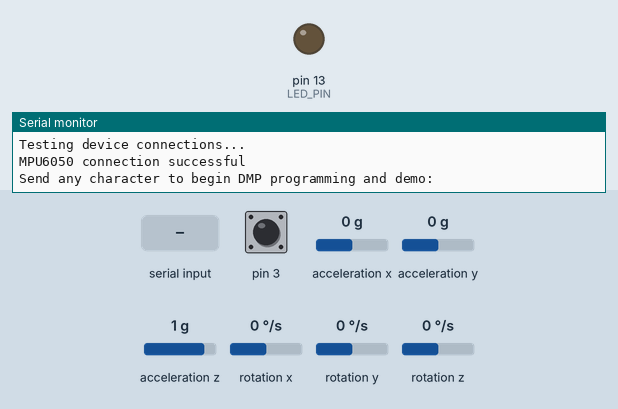
Recording of a sketch running on a simulated Arduino Leonardo, built with avr-gcc and run on an emulated ATmega32U4. Parts: output pins drawn as LEDs (lit = HIGH), the last lines printed to the serial monitor. The test bench sets the inputs (shaded band); at power-on: pin 3 HIGH, acceleration x 0 g, acceleration y 0 g, acceleration z 1 g, rotation x 0 °/s, rotation y 0 °/s, rotation z 0 °/s. The sensor or clock chip raises its interrupt line as the real part does.

Above: at 0.8 s.
0.9 s: "y\n" received over Serial
3.0 s: byte 121 ('y') received over Serial
At 4.0 s:
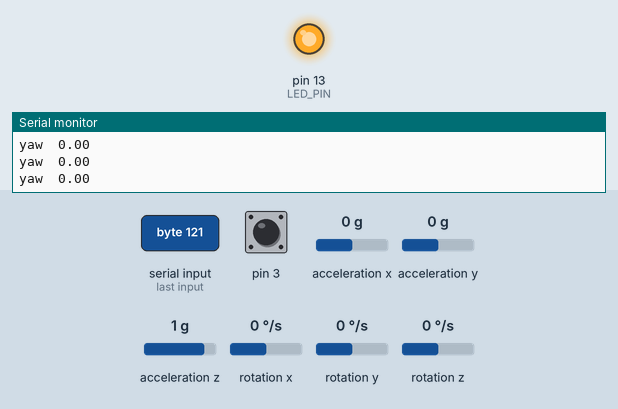
4.5 s: byte 110 ('n') received over Serial
At 5.3 s:
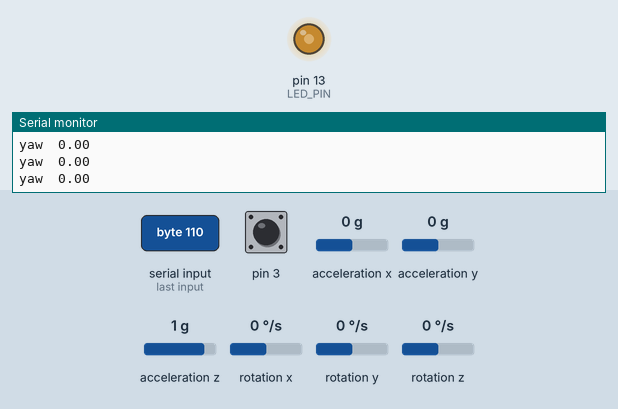
Timing chart, 0 to 7.5 s (numbered marks = the images above; inputs shaded):
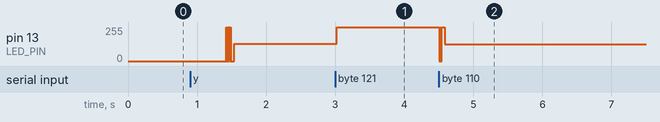

The sketch:

MPU6050_log.ino
```cpp
// I2C device class (I2Cdev) demonstration Arduino sketch for MPU6050 class using DMP (MotionApps v2.0)
// 6/21/2012 by Jeff Rowberg <jeff@rowberg.net>
// Updates should (hopefully) always be available at https://github.com/jrowberg/i2cdevlib
//
// Changelog:
//      2013-05-08 - added seamless Fastwire support
//                 - added note about gyro calibration
//      2012-06-21 - added note about Arduino 1.0.1 + Leonardo compatibility error
//      2012-06-20 - improved FIFO overflow handling and simplified read process
//      2012-06-19 - completely rearranged DMP initialization code and simplification
//      2012-06-13 - pull gyro and accel data from FIFO packet instead of reading directly
//      2012-06-09 - fix broken FIFO read sequence and change interrupt detection to RISING
//      2012-06-05 - add gravity-compensated initial reference frame acceleration output
//                 - add 3D math helper file to DMP6 example sketch
//                 - add Euler output and 0Yaw/Pitch/Roll output formats
//      2012-06-04 - remove accel offset clearing for better results (thanks Sungon Lee)
//      2012-06-01 - fixed gyro sensitivity to be 2000 deg/sec instead of 250
//      2012-05-30 - basic DMP initialization working

/* ============================================
I2Cdev device library code is placed under the MIT license
Copyright (c) 2012 Jeff Rowberg

Permission is hereby granted, free of charge, to any person obtaining a copy
of this software and associated documentation files (the "Software"), to deal
in the Software without restriction, including without limitation the rights
to use, copy, modify, merge, publish, distribute, sublicense, and/or sell
copies of the Software, and to permit persons to whom the Software is
furnished to do so, subject to the following conditions:

The above copyright notice and this permission notice shall be included in
all copies or substantial portions of the Software.

THE SOFTWARE IS PROVIDED "AS IS", WITHOUT WARRANTY OF ANY KIND, EXPRESS OR
IMPLIED, INCLUDING BUT NOT LIMITED TO THE WARRANTIES OF MERCHANTABILITY,
FITNESS FOR A PARTICULAR PURPOSE AND NONINFRINGEMENT. IN NO EVENT SHALL THE
AUTHORS OR COPYRIGHT HOLDERS BE LIABLE FOR ANY CLAIM, DAMAGES OR OTHER
LIABILITY, WHETHER IN AN ACTION OF CONTRACT, TORT OR OTHERWISE, ARISING FROM,
OUT OF OR IN CONNECTION WITH THE SOFTWARE OR THE USE OR OTHER DEALINGS IN
THE SOFTWARE.
===============================================
*/

// I2Cdev and MPU6050 must be installed as libraries, or else the .cpp/.h files
// for both classes must be in the include path of your project
#include "I2Cdev.h"

#include "MPU6050_6Axis_MotionApps20.h"
//#include "MPU6050.h" // not necessary if using MotionApps include file

// Arduino Wire library is required if I2Cdev I2CDEV_ARDUINO_WIRE implementation
// is used in I2Cdev.h
#if I2CDEV_IMPLEMENTATION == I2CDEV_ARDUINO_WIRE
    #include "Wire.h"
#endif

// class default I2C address is 0x68
// specific I2C addresses may be passed as a parameter here
// AD0 low = 0x68 (default for SparkFun breakout and InvenSense evaluation board)
// AD0 high = 0x69
MPU6050 mpu;
//MPU6050 mpu(0x69); // <-- use for AD0 high

/* =========================================================================
   NOTE: In addition to connection 3.3v, GND, SDA, and SCL, this sketch
   depends on the MPU-6050's INT pin being connected to the Arduino's
   external interrupt #0 pin. On the Arduino Uno and Mega 2560, this is
   digital I/O pin 2.
 * ========================================================================= */

/* =========================================================================
   NOTE: Arduino v1.0.1 with the Leonardo board generates a compile error
   when using Serial.write(buf, len). The Teapot output uses this method.
   The solution requires a modification to the Arduino USBAPI.h file, which
   is fortunately simple, but annoying. This will be fixed in the next IDE
   release. For more info, see these links:

   http://arduino.cc/forum/index.php/topic,109987.0.html
   http://code.google.com/p/arduino/issues/detail?id=958
 * ========================================================================= */


// uncomment "OUTPUT_READABLE_QUATERNION" if you want to see the actual
// quaternion components in a [w, x, y, z] format (not best for parsing
// on a remote host such as Processing or something though)
//#define OUTPUT_READABLE_QUATERNION

// uncomment "OUTPUT_READABLE_EULER" if you want to see Euler angles
// (in degrees) calculated from the quaternions coming from the FIFO.
// Note that Euler angles suffer from gimbal lock (for more info, see
// http://en.wikipedia.org/wiki/Gimbal_lock)
//#define OUTPUT_READABLE_EULER

// uncomment "OUTPUT_READABLE_YAWPITCHROLL" if you want to see the yaw/
// pitch/roll angles (in degrees) calculated from the quaternions coming
// from the FIFO. Note this also requires gravity vector calculations.
// Also note that yaw/pitch/roll angles suffer from gimbal lock (for
// more info, see: http://en.wikipedia.org/wiki/Gimbal_lock)
#define OUTPUT_READABLE_YAWPITCHROLL

// uncomment "OUTPUT_READABLE_REALACCEL" if you want to see acceleration
// components with gravity removed. This acceleration reference frame is
// not compensated for orientation, so +X is always +X according to the
// sensor, just without the effects of gravity. If you want acceleration
// compensated for orientation, us OUTPUT_READABLE_WORLDACCEL instead.
//#define OUTPUT_READABLE_REALACCEL

// uncomment "OUTPUT_READABLE_WORLDACCEL" if you want to see acceleration
// components with gravity removed and adjusted for the world frame of
// reference (yaw is relative to initial orientation, since no magnetometer
// is present in this case). Could be quite handy in some cases.
//#define OUTPUT_READABLE_WORLDACCEL

// uncomment "OUTPUT_TEAPOT" if you want output that matches the
// format used for the InvenSense teapot demo
//#define OUTPUT_TEAPOT


#define LED_PIN 13 // (Arduino is 13, Teensy is 11, Teensy++ is 6)
#include <SoftwareSerial.h>
bool blinkState = false;

// MPU control/status vars
bool dmpReady = false;  // set true if DMP init was successful
uint8_t mpuIntStatus;   // holds actual interrupt status byte from MPU
uint8_t devStatus;      // return status after each device operation (0 = success, !0 = error)
uint16_t packetSize;    // expected DMP packet size (default is 42 bytes)
uint16_t fifoCount;     // count of all bytes currently in FIFO
uint8_t fifoBuffer[64]; // FIFO storage buffer

// orientation/motion vars
Quaternion q;           // [w, x, y, z]         quaternion container
VectorInt16 aa;         // [x, y, z]            accel sensor measurements
VectorInt16 aaReal;     // [x, y, z]            gravity-free accel sensor measurements
VectorInt16 aaWorld;    // [x, y, z]            world-frame accel sensor measurements
VectorFloat gravity;    // [x, y, z]            gravity vector
float euler[3];         // [psi, theta, phi]    Euler angle container
float ypr[3];           // [yaw, pitch, roll]   yaw/pitch/roll container and gravity vector

float emin[3];
float emax[3];

// packet structure for InvenSense teapot demo
uint8_t teapotPacket[14] = { '$', 0x02, 0,0, 0,0, 0,0, 0,0, 0x00, 0x00, '\r', '\n' };

SoftwareSerial blt(7,8);

// ================================================================
// ===               INTERRUPT DETECTION ROUTINE                ===
// ================================================================

volatile bool mpuInterrupt = false;     // indicates whether MPU interrupt pin has gone high
void dmpDataReady() {
    mpuInterrupt = true;
}


// ================================================================
// ===                      INITIAL SETUP                       ===
// ================================================================

void setup() {
    // join I2C bus (I2Cdev library doesn't do this automatically)
    #if I2CDEV_IMPLEMENTATION == I2CDEV_ARDUINO_WIRE
        Wire.begin();
        TWBR = 24; // 400kHz I2C clock (200kHz if CPU is 8MHz)
    #elif I2CDEV_IMPLEMENTATION == I2CDEV_BUILTIN_FASTWIRE
        Fastwire::setup(400, true);
    #endif

    // initialize serial communication
    // (115200 chosen because it is required for Teapot Demo output, but it's
    // really up to you depending on your project)
    Serial.begin(115200);
    blt.begin(9600);
    while (!Serial); // wait for Leonardo enumeration, others continue immediately

    // NOTE: 8MHz or slower host processors, like the Teensy @ 3.3v or Ardunio
    // Pro Mini running at 3.3v, cannot handle this baud rate reliably due to
    // the baud timing being too misaligned with processor ticks. You must use
    // 38400 or slower in these cases, or use some kind of external separate
    // crystal solution for the UART timer.

    // initialize device
    Serial.println(F("Initializing I2C devices..."));
    mpu.initialize();

    // verify connection
    Serial.println(F("Testing device connections..."));
    Serial.println(mpu.testConnection() ? F("MPU6050 connection successful") : F("MPU6050 connection failed"));

    // wait for ready
    Serial.println(F("\nSend any character to begin DMP programming and demo: "));
    while (Serial.available() && Serial.read()); // empty buffer
    while (!Serial.available());                 // wait for data
    while (Serial.available() && Serial.read()); // empty buffer again

    // load and configure the DMP
    Serial.println(F("Initializing DMP..."));

    devStatus = mpu.dmpInitialize();

    // supply your own gyro offsets here, scaled for min sensitivity
    mpu.setXGyroOffset(220);
    mpu.setYGyroOffset(76);
    mpu.setZGyroOffset(-85);
    mpu.setZAccelOffset(1788); // 1688 factory default for my test chip

    // make sure it worked (returns 0 if so)
    if (devStatus == 0) {
        // turn on the DMP, now that it's ready
        Serial.println(F("Enabling DMP..."));
        mpu.setDMPEnabled(true);

        // enable Arduino interrupt detection
        Serial.println(F("Enabling interrupt detection (Arduino external interrupt 0)..."));
        attachInterrupt(0, dmpDataReady, RISING);
        mpuIntStatus = mpu.getIntStatus();

        // set our DMP Ready flag so the main loop() function knows it's okay to use it
        Serial.println(F("DMP ready! Waiting for first interrupt..."));
        dmpReady = true;

        // get expected DMP packet size for later comparison
        packetSize = mpu.dmpGetFIFOPacketSize();
    } else {
        // ERROR!
        // 1 = initial memory load failed
        // 2 = DMP configuration updates failed
        // (if it's going to break, usually the code will be 1)
        Serial.print(F("DMP Initialization failed (code "));
        Serial.print(devStatus);
        Serial.println(F(")"));
    }

    // configure LED for output
    pinMode(LED_PIN, OUTPUT);
}


// ================================================================
// ===                    MAIN PROGRAM LOOP                     ===
// ================================================================

enum STATE
{
    RECORD, PAUSE, STOP
};
bool readState = true;
void loop() {
    if(blt.available())
    {
        if(blt.read() == 'y')
            readState = true;
        else if(blt.read() == 'n')
        {
            readState = false;
            for(int i = 0; i<3; i++)
            {
                blt.print(emin[i]);
                blt.print("\t");
                blt.println(emax[i]);
            }
        }

    }
    // if programming failed, don't try to do anything
    if (!dmpReady) return;

    // wait for MPU interrupt or extra packet(s) available
    while (!mpuInterrupt && fifoCount < packetSize) {
        // other program behavior stuff here
        // .
        // .
        // .
        // if you are really paranoid you can frequently test in between other
        // stuff to see if mpuInterrupt is true, and if so, "break;" from the
        // while() loop to immediately process the MPU data
        // .
        // .
        // .
    }

    // reset interrupt flag and get INT_STATUS byte
    mpuInterrupt = false;
    mpuIntStatus = mpu.getIntStatus();

    // get current FIFO count
    fifoCount = mpu.getFIFOCount();

    // check for overflow (this should never happen unless our code is too inefficient)
    if ((mpuIntStatus & 0x10) || fifoCount == 1024) {
        // reset so we can continue cleanly
        mpu.resetFIFO();
        Serial.println(F("FIFO overflow!"));

    // otherwise, check for DMP data ready interrupt (this should happen frequently)
    }
    else if (mpuIntStatus & 0x02) {
        // wait for correct available data length, should be a VERY short wait
        while (fifoCount < packetSize) fifoCount = mpu.getFIFOCount();

        // read a packet from FIFO
        mpu.getFIFOBytes(fifoBuffer, packetSize);

        // track FIFO count here in case there is > 1 packet available
        // (this lets us immediately read more without waiting for an interrupt)
        fifoCount -= packetSize;

        #ifdef OUTPUT_READABLE_QUATERNION
            // display quaternion values in easy matrix form: w x y z
            mpu.dmpGetQuaternion(&q, fifoBuffer);
            Serial.print("quat\t");
            Serial.print(q.w);
            Serial.print("\t");
            Serial.print(q.x);
            Serial.print("\t");
            Serial.print(q.y);
            Serial.print("\t");
            Serial.println(q.z);
        #endif

        #ifdef OUTPUT_READABLE_EULER

            if(!readState)
                return;
            // display Euler angles in degrees
            mpu.dmpGetQuaternion(&q, fifoBuffer);
            mpu.dmpGetEuler(euler, &q);
            for(uint8_t i = 0; i < 3; i++)
            {
                emin[i] = min(euler[i], emin[i]);
                emax[i] = max(euler[i], emin[i]);
            }
            // Serial.print("euler\t");
            // Serial.print(euler[0] * 180/M_PI);
            // Serial.print("\t");
            // Serial.print(euler[1] * 180/M_PI);
            // Serial.print("\t");
            // Serial.println(euler[2] * 180/M_PI);
        #endif

        #ifdef OUTPUT_READABLE_YAWPITCHROLL
            // display Euler angles in degrees
            mpu.dmpGetQuaternion(&q, fifoBuffer);
            mpu.dmpGetGravity(&gravity, &q);
            mpu.dmpGetYawPitchRoll(ypr, &q, &gravity);
            Serial.print("yaw\t");
            Serial.println(ypr[0] * 180/M_PI);

        #endif

        #ifdef OUTPUT_READABLE_REALACCEL
            // display real acceleration, adjusted to remove gravity
            mpu.dmpGetQuaternion(&q, fifoBuffer);
            mpu.dmpGetAccel(&aa, fifoBuffer);
            mpu.dmpGetGravity(&gravity, &q);
            mpu.dmpGetLinearAccel(&aaReal, &aa, &gravity);
            Serial.print("areal\t");
            Serial.print(aaReal.x);
            Serial.print("\t");
            Serial.print(aaReal.y);
            Serial.print("\t");
            Serial.println(aaReal.z);
        #endif

        #ifdef OUTPUT_READABLE_WORLDACCEL
            // display initial world-frame acceleration, adjusted to remove gravity
            // and rotated based on known orientation from quaternion
            mpu.dmpGetQuaternion(&q, fifoBuffer);
            mpu.dmpGetAccel(&aa, fifoBuffer);
            mpu.dmpGetGravity(&gravity, &q);
            mpu.dmpGetLinearAccel(&aaReal, &aa, &gravity);
            mpu.dmpGetLinearAccelInWorld(&aaWorld, &aaReal, &q);
            Serial.print("aworld\t");
            Serial.print(aaWorld.x);
            Serial.print("\t");
            Serial.print(aaWorld.y);
            Serial.print("\t");
            Serial.println(aaWorld.z);
        #endif

        #ifdef OUTPUT_TEAPOT
            // display quaternion values in InvenSense Teapot demo format:
            teapotPacket[2] = fifoBuffer[0];
            teapotPacket[3] = fifoBuffer[1];
            teapotPacket[4] = fifoBuffer[4];
            teapotPacket[5] = fifoBuffer[5];
            teapotPacket[6] = fifoBuffer[8];
            teapotPacket[7] = fifoBuffer[9];
            teapotPacket[8] = fifoBuffer[12];
            teapotPacket[9] = fifoBuffer[13];
            Serial.write(teapotPacket, 14);
            teapotPacket[11]++; // packetCount, loops at 0xFF on purpose
        #endif

        // blink LED to indicate activity
        blinkState = !blinkState;
        digitalWrite(LED_PIN, blinkState);

    }


   /*
    if(Serial.available() == 1)
    {
      while (Serial.available() && Serial.read()); // empty buffer
      while(1)
      {
        if(Serial.available() == 1)
          {while (Serial.available() && Serial.read()); // empty buffer
          break;}

      }
    }*/
    int c=Serial.read();

    if(c!=(-1))
    {
      while (Serial.available() && Serial.read()); // empty buffer
      while(1)
      {
        int c2=Serial.read();
        if(c2!=(-1))
        {while (Serial.available() && Serial.read()); // empty buffer
          break;}
      }
    }


}
```

Measured:
- after the input at 3.0 s, pin 13 (LED_PIN): 128/255 → 255/255 at once
- after the input at 4.5 s, pin 13 (LED_PIN): 255/255 → 126/255 at once
